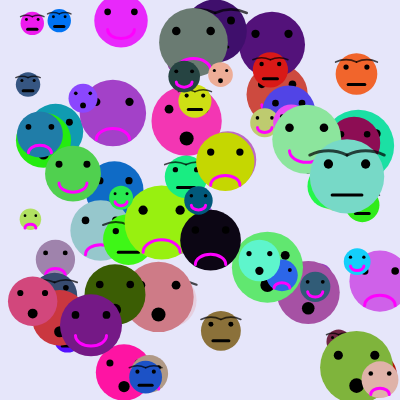
Frame 1 (no input)
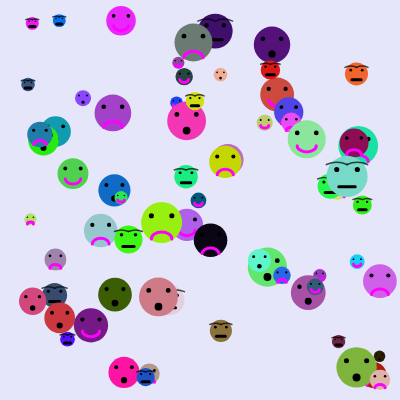
Frame 60 (no input)
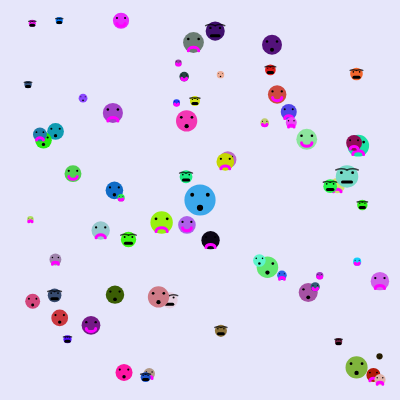
Frame 120 (the mouse pressed at the canvas centre since frame 60)

The p5.js sketch that drew these frames (run headless with seeded random() and noise() and a simulated clock; from frame 60 on, the mouse is pressed at the canvas centre):

// p5.js sketch
// ── sketch.js
// Array of faces.
let faces = []; 

function setup() {
  createCanvas(400, 400);
  facePower();  // Generate faces
}

function draw() {
  background('lavender');
  updateAndDrawFaces();
}

function mousePressed() {
  let face = createFace();
  face.x = mouseX; 
  face.y = mouseY;
  faces.push(face);
}

function updateAndDrawFaces() {
  for (let face of faces) {
    // Draw the face.
    face.display();

    // Apply wilting effect
    face.size *= 0.99;

    // Reduce lifespan
    face.lifespan -= 1;
    
    if (face.lifespan <= 0) {
      let i = faces.indexOf(face);
      faces.splice(i, 1);
    }
  }
}

// Function to create multiple faces.
function facePower(){
  for(let i = 0; i < 70; i++){
    faces.push(createFace());
  }
}


// Classes for face expressions

class Face {
  constructor(x, y, size, lifespan, col) {
    this.x = x;
    this.y = y;
    this.size = size;
    this.lifespan = lifespan;
    this.col = col;
  }

  displayBase() {
    noStroke();
    fill(this.col);
    ellipse(this.x, this.y, this.size);

    // Eyes
    fill(0);
    let eyeOffsetX = this.size / 4;
    let eyeOffsetY = this.size / 6;
    ellipse(this.x - eyeOffsetX, this.y - eyeOffsetY, this.size / 8);
    ellipse(this.x + eyeOffsetX, this.y - eyeOffsetY, this.size / 8);
  }
}

class HappyFace extends Face {
  display() {
    this.displayBase();
    noFill();
    stroke(255, 0, 255);
    strokeWeight(3);
    arc(this.x, this.y + this.size/6, this.size/2, this.size/3, 0, PI);     //smile
  }
}


class SadFace extends Face {
  display() {
    this.displayBase();
    noFill();
    stroke(255, 0, 255);
    strokeWeight(3);
    arc(this.x, this.y + this.size/2.5, this.size/2, this.size/3, PI, TWO_PI); // frown
  }
}

class SurprisedFace extends Face {
  display() {
    this.displayBase();
    fill(0);
    noStroke();
    ellipse(this.x, this.y + this.size/4, this.size/5); // round mouth
  }
}
  
  // class AngryFace extends Face TBD
  // New face class with soft eyebrows + neutral mouth
class EyebrowFace extends Face {
  display() {
    this.displayBase(); // head + eyes

    // Eyebrows
    let eyeOffsetX = this.size / 4;
    let eyeOffsetY = this.size / 6;
    let browY = this.y - eyeOffsetY - this.size * 0.12;
    let browWidth = this.size * 0.5;
    let browArch = this.size * 0.08;

    // Left eyebrow control points
    let lx1 = this.x - eyeOffsetX - browWidth * 0.5;
    let ly1 = browY;
    let lx2 = this.x - eyeOffsetX - browWidth * 0.15;
    let ly2 = browY - browArch;
    let lx3 = this.x - eyeOffsetX + browWidth * 0.15;
    let ly3 = browY - browArch;
    let lx4 = this.x - eyeOffsetX + browWidth * 0.5;
    let ly4 = browY;

    // Right eyebrow control points (mirror)
    let rx1 = this.x + eyeOffsetX - browWidth * 0.5;
    let ry1 = browY;
    let rx2 = this.x + eyeOffsetX - browWidth * 0.15;
    let ry2 = browY - browArch;
    let rx3 = this.x + eyeOffsetX + browWidth * 0.15;
    let ry3 = browY - browArch;
    let rx4 = this.x + eyeOffsetX + browWidth * 0.5;
    let ry4 = browY;

    // Soft base stroke
    noFill();
    strokeCap(ROUND);
    strokeWeight(max(4, this.size * 0.08));
    //stroke(0, 70); // translucent underlayer
    bezier(lx1, ly1, lx2, ly2, lx3, ly3, lx4, ly4);
    bezier(rx1, ry1, rx2, ry2, rx3, ry3, rx4, ry4);

    // Sharper overlay stroke
    strokeWeight(max(1.5, this.size * 0.04));
    stroke(0, 180);
    bezier(lx1, ly1, lx2, ly2, lx3, ly3, lx4, ly4);
    bezier(rx1, ry1, rx2, ry2, rx3, ry3, rx4, ry4);

    // Neutral Mouth
    stroke(0);
    strokeWeight(3);
    line(this.x - this.size/5, this.y + this.size/4, 
         this.x + this.size/5, this.y + this.size/4);
  }

}


// Factory function to return a random type of face
function createFace() {
  let x = random(20, 380);
  let y = random(20, 380);
  let size = random(20, 75);
  let lifespan = random(300, 550);
  let col = color(random(255), random(250), random(260));

  let choice = random(["happy", "sad", "surprised", "eyebrows"]);
  if (choice === "happy") return new HappyFace(x, y, size, lifespan, col);
  if (choice === "sad") return new SadFace(x, y, size, lifespan, col);
  if (choice === "surprised") return new SurprisedFace(x, y, size, lifespan, col);
  if (choice === "eyebrows") return new EyebrowFace(x, y, size, lifespan, col);
}
